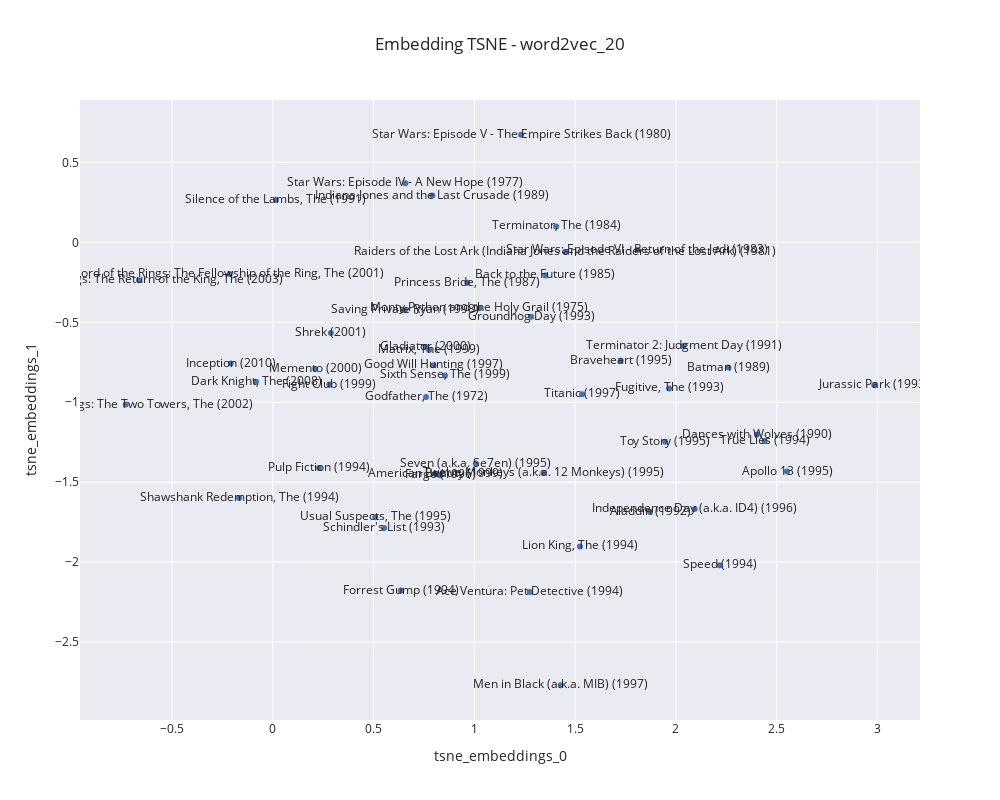

The notebook cell this image was saved under:
### Code cell
plot_tsne_scatter(movie_embeddings_dfs["word2vec_20"], "word2vec_20")

### Figure 1 — Plotly figure (JSON) as saved in the notebook; plotly's stock layout.template omitted (floating-point values rounded to 4 significant figures)
{"data": [{"customdata": [["Toy Story (1995)"], ["Twelve Monkeys (a.k.a. 12 Monkeys) (1995)"], ["Seven (a.k.a. Se7en) (1995)"], ["Usual Suspects, The (1995)"], ["Braveheart (1995)"], ["Apollo 13 (1995)"], ["Star Wars: Episode IV - A New Hope (1977)"], ["Pulp Fiction (1994)"], ["Shawshank Redemption, The (1994)"], ["Ace Ventura: Pet Detective (1994)"], ["Forrest Gump (1994)"], ["Lion King, The (1994)"], ["Speed (1994)"], ["True Lies (1994)"], ["Fugitive, The (1993)"], ["Jurassic Park (1993)"], ["Schindler's List (1993)"], ["Aladdin (1992)"], ["Terminator 2: Judgment Day (1991)"], ["Dances with Wolves (1990)"], ["Batman (1989)"], ["Silence of the Lambs, The (1991)"], ["Fargo (1996)"], ["Independence Day (a.k.a. ID4) (1996)"], ["Godfather, The (1972)"], ["Monty Python and the Holy Grail (1975)"], ["Star Wars: Episode V - The Empire Strikes Back (1980)"], ["Princess Bride, The (1987)"], ["Raiders of the Lost Ark (Indiana Jones and the Raiders of the Lost Ark) (1981)"], ["Star Wars: Episode VI - Return of the Jedi (1983)"], ["Terminator, The (1984)"], ["Groundhog Day (1993)"], ["Back to the Future (1985)"], ["Indiana Jones and the Last Crusade (1989)"], ["Men in Black (a.k.a. MIB) (1997)"], ["Good Will Hunting (1997)"], ["Titanic (1997)"], ["Saving Private Ryan (1998)"], ["Matrix, The (1999)"], ["Sixth Sense, The (1999)"], ["American Beauty (1999)"], ["Fight Club (1999)"], ["Gladiator (2000)"], ["Memento (2000)"], ["Shrek (2001)"], ["Lord of the Rings: The Fellowship of the Ring, The (2001)"], ["Lord of the Rings: The Two Towers, The (2002)"], ["Lord of the Rings: The Return of the King, The (2003)"], ["Dark Knight, The (2008)"], ["Inception (2010)"]], "hovertemplate": "tsne_embeddings_0=%{x}<br>tsne_embeddings_1=%{y}<br>title=%{customdata[0]}<extra></extra>", "legendgroup": "", "marker": {"color": "rgb(76,114,176)", "symbol": "circle"}, "mode": "markers+text", "name": "", "orientation": "v", "showlegend": false, "text": ["Toy Story (1995)", "Twelve Monkeys (a.k.a. 12 Monkeys) (1995)", "Seven (a.k.a. Se7en) (1995)", "Usual Suspects, The (1995)", "Braveheart (1995)", "Apollo 13 (1995)", "Star Wars: Episode IV - A New Hope (1977)", "Pulp Fiction (1994)", "Shawshank Redemption, The (1994)", "Ace Ventura: Pet Detective (1994)", "Forrest Gump (1994)", "Lion King, The (1994)", "Speed (1994)", "True Lies (1994)", "Fugitive, The (1993)", "Jurassic Park (1993)", "Schindler's List (1993)", "Aladdin (1992)", "Terminator 2: Judgment Day (1991)", "Dances with Wolves (1990)", "Batman (1989)", "Silence of the Lambs, The (1991)", "Fargo (1996)", "Independence Day (a.k.a. ID4) (1996)", "Godfather, The (1972)", "Monty Python and the Holy Grail (1975)", "Star Wars: Episode V - The Empire Strikes Back (1980)", "Princess Bride, The (1987)", "Raiders of the Lost Ark (Indiana Jones and the Raiders of the Lost Ark) (1981)", "Star Wars: Episode VI - Return of the Jedi (1983)", "Terminator, The (1984)", "Groundhog Day (1993)", "Back to the Future (1985)", "Indiana Jones and the Last Crusade (1989)", "Men in Black (a.k.a. MIB) (1997)", "Good Will Hunting (1997)", "Titanic (1997)", "Saving Private Ryan (1998)", "Matrix, The (1999)", "Sixth Sense, The (1999)", "American Beauty (1999)", "Fight Club (1999)", "Gladiator (2000)", "Memento (2000)", "Shrek (2001)", "Lord of the Rings: The Fellowship of the Ring, The (2001)", "Lord of the Rings: The Two Towers, The (2002)", "Lord of the Rings: The Return of the King, The (2003)", "Dark Knight, The (2008)", "Inception (2010)"], "type": "scatter", "x": [1.946, 1.342, 1.007, 0.5081, 1.726, 2.551, 0.6577, 0.2291, -0.167, 1.275, 0.6349, 1.524, 2.218, 2.439, 1.966, 2.984, 0.5527, 1.872, 2.038, 2.402, 2.26, 0.01561, 0.8298, 2.093, 0.7602, 1.024, 1.231, 0.9648, 1.449, 1.809, 1.405, 1.282, 1.352, 0.7916, 1.428, 0.7977, 1.534, 0.6552, 0.7753, 0.8542, 0.8052, 0.2804, 0.7584, 0.2106, 0.2883, -0.2139, -0.7295, -0.664, -0.0832, -0.2085], "xaxis": "x", "y": [-1.247, -1.441, -1.383, -1.719, -0.7406, -1.433, 0.3702, -1.411, -1.599, -2.186, -2.178, -1.902, -2.02, -1.243, -0.9137, -0.8919, -1.786, -1.686, -0.6476, -1.202, -0.7828, 0.2644, -1.456, -1.667, -0.9676, -0.4118, 0.6732, -0.2528, -0.06064, -0.04752, 0.09999, -0.4653, -0.2064, 0.2928, -2.77, -0.7678, -0.9497, -0.4242, -0.6738, -0.832, -1.448, -0.8892, -0.655, -0.7913, -0.5663, -0.1973, -1.015, -0.2376, -0.8722, -0.7583], "yaxis": "y"}], "layout": {"height": 800, "legend": {"tracegroupgap": 0}, "title": {"text": "Embedding TSNE - word2vec_20"}, "width": 1000, "xaxis": {"anchor": "y", "domain": [0, 1], "title": {"text": "tsne_embeddings_0"}}, "yaxis": {"anchor": "x", "domain": [0, 1], "title": {"text": "tsne_embeddings_1"}}}}
